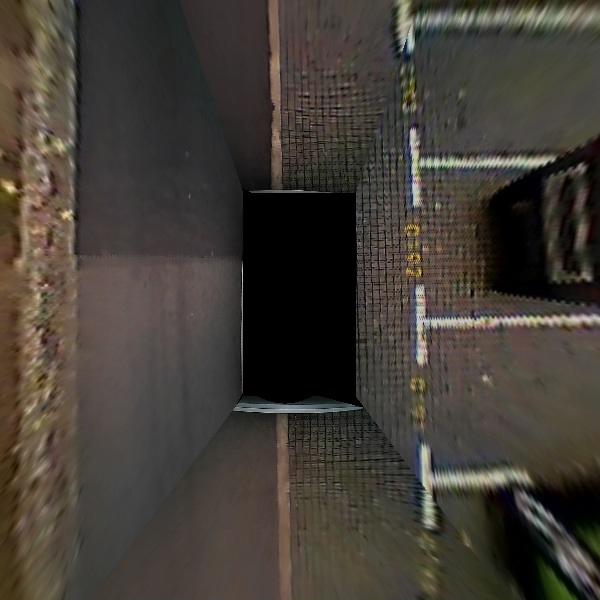
//> input picture 065.bmp, 600 x 600 px
$ ./main 065.bmp 3 3   (built with g++ and OpenCV 4)
//> lines starting //> are read from the running program, lines starting //| are printed output that depends on the picture; after the words box and inside, x2 and y2 are one past the last pixel; in counts of white or black regions, pixels touching at a corner belong together
### radon_transform.hpp
#include "opencv2/core.hpp"

using namespace cv;

  namespace radon {

    /**
     * Flags for range of angles
     * AR_x_y : theta lies in [x, y] ( both x and y inclusive )
     */

    enum RadonAngleRange { AR_1_45 = 1,
                           AR_46_89 = 2,
                           AR_90 = 4,
                           AR_91_135 = 8,
                           AR_136_179 = 16,
                           AR_180 = 32
                        };

    /**
     * Specifies binary operations
     * The enum specifies four binary operations,
     * 				viz. Minimum, Maximum, Average and sum
     * of the Radon transformed images.
     */

    enum RadonOp { RT_MIN = 1,
                   RT_MAX = 2,
                   RT_AVE = 4,
                   RT_SUM = 8
                 };

    /**
     * [radonTransform Computes the Radon transform of the given image]
     * @param src        [Input source image]
     * @param dst        [Output image]
     * @param angleRange [One of the enums, RadonAngleRange, defaults to 63 ( 1 to 180 degrees)]
     * @param operation  [One of the enums, RadonOp, defaults to RT_SUM ( SUM OPERATION )]
     * @param opDst      [Output image of the operation perfomed, defaults to noArray()]
     */
    CV_EXPORTS void radonTransform( InputArray src,
                                    OutputArray dst,
                                    int angleRange = 63,
                                    int operation = RT_SUM,
                                    OutputArray opDst = noArray()
                                  );
  }

### radon_transform.cpp


// Necessary headers

// #include "precomp.hpp"

#include <math.h>
#include <stdlib.h>
#include <string>
#include <iostream>

#include <opencv2/imgproc.hpp>
#include "opencv2/ximgproc.hpp"

#include "radon_transform.hpp"
using namespace cv;


  namespace radon {

/**
 * [trans Function for computing radon transform given a particular angle theta]
 * @param src        [Source image]
 * @param dst        [Destination image]
 * @param m          [Half the columns in src]
 * @param n          [Half the rows in src]
 * @param rhoMax     [Maximum value of rho ( restricted due to finite dimension of the image )]
 * @param theta      [Given value of theta]
 * @param minAngle   [Minimum values of angle for which transform is computed]
 */

template <typename T, int D>
static inline void trans( Mat src,
                          Mat & dst,
                          int m,
                          int n,
                          int rhoMax,
                          int theta,
                          int minAngle
                        ) {
  int rc = rhoMax/2;

  // Computing cos(theta) and sin(theta)
  float cosTh = static_cast<float>(std::cos(theta*CV_PI/180.0));
  float sinTh = static_cast<float>(std::sin(theta*CV_PI/180.0));

  // Slope of the line = tan(90 - theta)
  float a = -cosTh/sinTh;
    // Range: [1, 45]
    if( theta <= 45 ) {
      for(int r = 1; r <= rhoMax; ++r) {
        float rho = (float)(r - rc);
        float b = rho/sinTh;

        int yMax = (std::min((int)(-a*m + b), n-1)),
            yMin = (std::max((int)(a*m + b), -n));

        for(int y = yMin; y <= yMax; ++y) {
          float x = (y - b)/a;
          int xFloor = static_cast<int>(std::floor(x));
          float xUp = x - xFloor;
          float xLow = 1.0f - xUp;
          x = (float)(xFloor);
          x = static_cast<float>(std::max((int)(x), -m));
          x = static_cast<float>(std::min((int)(x), m-2));

          dst.at<float>(rhoMax - r, theta-minAngle) += (float)(xLow)*static_cast<float>(src.at<T>(y + n, (int)(x) + m))
                            + (float)(xUp)*static_cast<float>(src.at<T>(y + n, (int)(x) + m + 1));
        }
      }
    }

    // Range: [46, 90]
    else if( theta <= 89 ) {
      for(int r = 1; r <= rhoMax; ++r) {
        float rho = (float)(r - rc);
        float b = rho/sinTh;

        int xMax = (std::min((int)((-n - b)/a), m-1)),
            xMin = (std::max((int)((n - b)/a), -m));

        for(int x = xMin; x <= xMax; ++x) {
          float y = a*x + b;
          int yFloor = static_cast<int>(std::floor(y));
          float yUp = y - yFloor;
          float yLow = 1.0f - yUp;
          y = (float)(yFloor);
          y = static_cast<float>(std::max((int)(y), -n));
          y = static_cast<float>(std::min((int)(y), n-2));

          dst.at<float>(rhoMax - r, theta-minAngle) += (float)(yLow)*static_cast<float>(src.at<T>((int)(y) + n, x + m))
                          + (float)(yUp)*static_cast<float>(src.at<T>((int)(y) + n + 1, x + m));
        }
      }
    }

    // theta = 90 degrees | Integrating along a horizontal line
    else if( theta == 90 ) {
    for(int r = 1; r <= rhoMax; ++r) {
      float rho = (float)(r - rc);
      float b = rho;

      int xMax = m - 1, xMin = -m;

      for(int x = xMin; x <= xMax; ++x) {
        float y = a*x + b;
        int yFloor = static_cast<int>(std::floor(y));
        float yUp = y - yFloor;
        float yLow = 1.0f - yUp;
        y = (float)(yFloor);
        y = static_cast<float>(std::max((int)(y), -n));
        y = static_cast<float>(std::min((int)(y), n-2));

        dst.at<float>(rhoMax - r, 90-minAngle) += (float)(yLow)*static_cast<float>(src.at<T>((int)(y) + n, x + m))
                          + (float)(yUp)*static_cast<float>(src.at<T>((int)(y) + n + 1, x + m));
      }
    }
  }

    // Range: [91, 135]
    else if( theta <= 135 ) {
      for(int r = 1; r <= rhoMax; ++r) {
        float rho = (float)(r - rc);
        float b = rho/sinTh;

        int xMax = std::min((int)((n - b)/a), m-1),
            xMin = std::max((int)((-n - b)/a), -m);

        for(int x = xMin; x <= xMax; ++x) {
          float y = a*x + b;
          int yFloor = static_cast<int>(std::floor(y));
          float yUp = y - yFloor;
          float yLow = 1.0f - yUp;
          y = (float)(yFloor);
          y = static_cast<float>(std::max((int)(y), -n));
          y = static_cast<float>(std::min((int)(y), n-2));

          dst.at<float>(rhoMax - r, theta-minAngle) += (float)(yLow)*static_cast<float>(src.at<T>((int)(y) + n, x + m))
                              + (float)(yUp)*static_cast<float>(src.at<T>((int)(y) + n + 1, x + m));
        }
      }
    }

    // Range: [136, 179]
    else if( theta <= 179 ) {
      for(int r = 1; r <= rhoMax; ++r) {
        float rho = (float)(r - rc);
        float b = rho/sinTh;

        int yMax = std::min((int)(a*m + b), n-1),
            yMin = std::max((int)(-a*m + b), -n);

        for(int y = yMin; y <= yMax; ++y) {
          float x = (y - b)/a;
          int xFloor = static_cast<int>(std::floor(x));
          float xUp = x - xFloor;
          float xLow = 1.0f - xUp;
          x = (float)(xFloor);
          x = static_cast<float>(std::max((int)(x), -m));
          x = static_cast<float>(std::min((int)(x), m-2));

          dst.at<float>(rhoMax - r, theta-minAngle) += (float)(xLow)*static_cast<float>(src.at<T>(y + n, (int)(x) + m))
                              + (float)(xUp)*static_cast<float>(src.at<T>(y + n, (int)(x) + m + 1));
        }
      }
    }

    // theta = 180 degrees | Integrating along a vertical line
    else if( theta == 180 ) {
      int rhoOffset = static_cast<int>((rhoMax - src.cols)/2);
      for(int x = 1; x <= src.cols; ++x) {
        int r = x + rhoOffset;
        for(int y = 0; y < src.rows; ++y) {
          dst.at<float>(r, 180-minAngle) += static_cast<float>(src.at<T>(y, x-1));
        }
      }
    }
}

/**
 * [setMinMaxAngle Sets the given minimum and maximum angles if they are smaller and higher than the current values respectively]
 * @param currentMinAngle [Current minimum angle]
 * @param currentMaxAngle [Current maximum angle]
 * @param minAngle [Given minimum angle to set as current minimum angle, referenced]
 * @param maxAngle [Given maximum angle to set as current maximum angle, referenced]
 */
static inline void setMinMaxAngle( int & currentMinAngle,
                                   int & currentMaxAngle,
                                   int minAngle,
                                   int maxAngle)
{
  if (minAngle < currentMinAngle)
  {
    currentMinAngle = minAngle;
  }
  if (maxAngle > currentMaxAngle)
  {
    currentMaxAngle = maxAngle;
  }
}

/**
 * [getAngleRange Computes minAngle and maxAngle for given angleRange - AR_x_y]
 * @param angleRange [Given flag for angle range - AR_x_y]
 * @param minAngle   [minAngle, referenced]
 * @param maxAngle   [maxAngle, referenced]
 */

static inline void getAngleRange( int angleRange,
                                  int & minAngle,
                                  int & maxAngle
                                ) {
  minAngle = 180;
  maxAngle = 0;
  if (angleRange & AR_1_45)
  {
    setMinMaxAngle(minAngle, maxAngle, 1, 45);
  }
  if (angleRange & AR_46_89)
  {
    setMinMaxAngle(minAngle, maxAngle, 46, 89);
  }
  if (angleRange & AR_90)
  {
    setMinMaxAngle(minAngle, maxAngle, 90, 90);
  }
  if (angleRange & AR_91_135)
  {
    setMinMaxAngle(minAngle, maxAngle, 91, 135);
  }
  if (angleRange & AR_136_179)
  {
    setMinMaxAngle(minAngle, maxAngle, 136, 179);
  }
  if (angleRange & AR_180)
  {
    setMinMaxAngle(minAngle, maxAngle, 180, 180);
  }
}

template <typename T, int D>
static void rT_T( Mat srcMat,
                  Mat & dstMat,
                  int minAngle,
                  int maxAngle
                ) {
  int rows = srcMat.rows, cols = srcMat.cols;
  int m = cols/2, n = rows/2;

  for(int i = minAngle; i <= maxAngle; ++i) {
    trans<T, D>(srcMat, dstMat, m, n, dstMat.rows - 1, i, minAngle);
  }
}

static void rT( Mat src,
                Mat & dst,
                int minAngle,
                int maxAngle
              ) {
  int const depth = src.depth();
  switch (depth) {
    case CV_8U:
      rT_T<uchar, CV_8UC1>(src, dst, minAngle, maxAngle);
      break;
    case CV_8S:
      rT_T<schar, CV_8SC1>(src, dst, minAngle, maxAngle);
      break;
    case CV_16U:
      rT_T<ushort, CV_16UC1>(src, dst, minAngle, maxAngle);
      break;
    case CV_16S:
      rT_T<short, CV_16SC1>(src, dst, minAngle, maxAngle);
      break;
    case CV_32S:
      rT_T<int, CV_32SC1>(src, dst, minAngle, maxAngle);
      break;
    case CV_32F:
      rT_T<float, CV_32FC1>(src, dst, minAngle, maxAngle);
      break;
    case CV_64F:
      rT_T<double, CV_64FC1>(src, dst, minAngle, maxAngle);
      break;
    default:
      CV_Error_(CV_StsNotImplemented, ("Unknown depth %d", depth));
      break;
  }
}

/**
 * Creates the destination image with appropriate size, channels and depth
 */
static void createDstRadonMat( OutputArray dst,
                               InputArray src,
                               int depth,
                               int minAngle,
                               int maxAngle
                             ) {
  int const rows = src.size().height;
  int const cols = src.size().width;
  int const channels = src.channels();

  if(depth == -1) {
    depth = src.depth();
  }

  int rhoMax = static_cast<int>(std::ceil(std::sqrt(rows*rows + cols*cols)));
  int lenTheta = maxAngle - minAngle + 1;

  dst.create(Size(lenTheta, rhoMax + 1), CV_MAKETYPE(depth, channels));
}

/**
 * [radonTransform Computes the Radon transform of the given image]
 * @param src        [Input source image]
 * @param dst        [Output image]
 * @param angleRange [One of the enums, RadonAngleRange, defaults to 63 ( 1 to 180 degrees)]
 * @param operation  [One of the enums, RadonOp, defaults to RT_SUM ( SUM OPERATION )]
 * @param opDst      [Output image of the operation perfomed, defaults to noArray()]
 */
void radonTransform( InputArray src,
                     OutputArray dst,
                     int angleRange,
                     int operation,
                     OutputArray opDst
                   ) {
  /**
   * Asserting proper width, height and channels.
   * Input should be a one channel image.
   */
  CV_Assert(src.size().width > 0 && src.size().height > 0);
  CV_Assert(src.channels() == 1);

  Mat srcMat = src.getMat().clone();

  int minAngle, maxAngle;
  getAngleRange(angleRange, minAngle, maxAngle);
  createDstRadonMat(dst, src, CV_32F, minAngle, maxAngle);

  Mat dstMat = dst.getMat();
  rT(srcMat, dstMat, minAngle, maxAngle);

  // Operating the Radon transform
  if( opDst.needed() ) {
    opDst.create(Size(maxAngle - minAngle + 1, 1), CV_32F);
    Mat opDstMat = opDst.getMat();

    switch(operation) {
      case RT_MIN:
        reduce(dstMat, opDstMat, 0, REDUCE_MIN);
        break;
      case RT_AVE:
        reduce(dstMat, opDstMat, 0, REDUCE_AVG);
        break;
      case RT_MAX:
        reduce(dstMat, opDstMat, 0, REDUCE_MAX);
        break;
      case RT_SUM:
      default:
        reduce(dstMat, opDstMat, 0, REDUCE_SUM);
        break;
    }
  }
}


  }

### main.cpp
// Necessary headers
#include <math.h>
#include <stdlib.h>
#include <string>
#include <iostream>

#include <opencv2/imgproc.hpp>
#include <opencv2/highgui.hpp>
#include <opencv2/core/utility.hpp>

#include <opencv2/ximgproc.hpp>
#include "radon_transform.hpp"

using namespace radon;
using namespace cv;
using namespace std;

static void help ( const char **argv ) {
  std::cout << std::endl                                                  \
            << "This program demonstrates the usage of Radon transform."  \
            << std::endl << std::endl << "USAGE: " << std::endl           \
            << argv[0] << " <filename> <angle-range-option> <operation>"  \
            << std::endl << std::endl;

  std::cout << "Default for <angle-range-option> computes for "           \
            << "all angles between 1 and 180 degrees."                    \
            << " ( @see cv::ximgproc::RadonAngleRange )" << std::endl     \
            << "Default for <operation> is RT_SUM."                       \
            << " ( @see cv::ximgproc::RadonOp )" << std::endl             \
            << std::endl;                                                 \

}

static bool argParser( int argc, const char **argv,
                       cv::Mat & img,
                       int & radonAngleRange,
                       int & radonOperation ) {
//> called with argc = 4
    if (argc > 4) {
        std::cout << "Incorrect arguments" << std::endl;
        return false;
    }

    const char *filename = argc >= 2 ? argv[1]
                                     : "./test.bmp";
    img = imread(filename, 0);
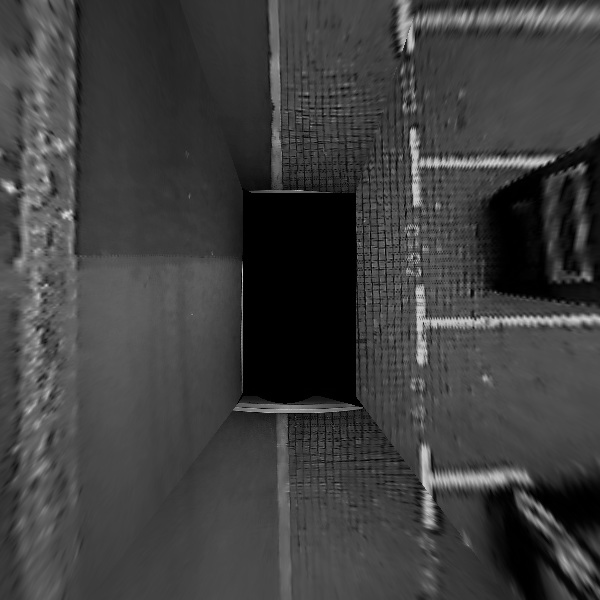
//> img: 600 rows x 600 cols, CV_8UC1; min 0, max 227, mean 62.2
    if( img.empty() ) {
        std::cout << "Unable to load image: " << filename << std::endl;
        return false;
    }

    radonAngleRange = ( argc >= 3 ) ? atoi(argv[2]) : 63;     // 1 to 180 degrees
    radonOperation = ( argc >= 4 ) ? atoi(argv[3]) : RT_SUM;  // Sum up elements

    return true;
}

int main( int argc, const char ** argv ) {

  cv::Mat img;
  int radonAngleRange, radonOperation;

  // Display help
  help( argv );

  if( !argParser( argc, argv, img, radonAngleRange, radonOperation) ) {
    return -1;
  }
//> radonAngleRange = 3; radonOperation = 3

  cv::Mat radonTr, operImg;

  // Computing the Radon transform with appropriate params
  radonTransform( img, radonTr, radonAngleRange, radonOperation, operImg );
//> in radonTransform, `getAngleRange(angleRange, minAngle, maxAngle);`: minAngle = 1; maxAngle = 89
//> in radonTransform, `createDstRadonMat(dst, src, CV_32F, minAngle, maxAngle);`: dst: 850 rows x 89 cols, CV_32FC1; every value is 0
//> the loop in rT_T, `for(int i = minAngle; i <= maxAngle; ++i)` made 89 passes
//> (cosTh in trans, sinTh in trans, a in trans) on pass 1: (1, 0.0175, -57.29)
//> pass 1, in rT_T, `trans<T, D>(srcMat, dstMat, m, n, dstMat.rows - 1, i, minAngle);`:
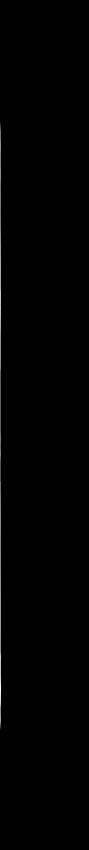
//> dstMat: 850 rows x 89 cols, CV_32FC1; min 0, max 66624.2, mean 295.8; drawn with min black and max white
//> pass 2, in rT_T, `trans<T, D>(srcMat, dstMat, m, n, dstMat.rows - 1, i, minAngle);`:
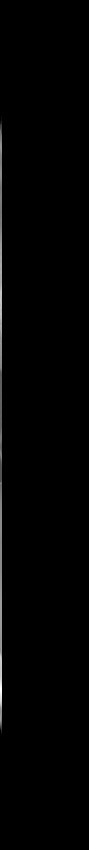
//> dstMat: 850 rows x 89 cols, CV_32FC1; 0.82% of pixels changed, all inside (x1, y1, x2, y2) = (1, 115, 2, 736); drawn with min black and max white
//> pass 3, in rT_T, `trans<T, D>(srcMat, dstMat, m, n, dstMat.rows - 1, i, minAngle);`:
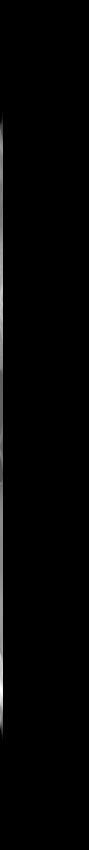
//> dstMat: 850 rows x 89 cols, CV_32FC1; 0.83% of pixels changed, all inside (x1, y1, x2, y2) = (2, 110, 3, 741); drawn with min black and max white
//> after the loop in rT_T, `for(int i = minAngle; i <= maxAngle; ++i)`:
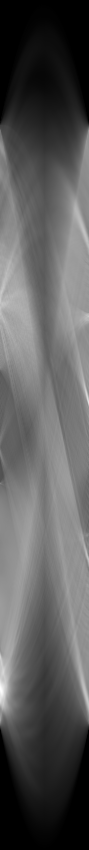
//> dstMat: 850 rows x 89 cols, CV_32FC1; min 0, max 66624.2, mean 23697.4; drawn with min black and max white
//> in radonTransform, `reduce(dstMat, opDstMat, 0, REDUCE_SUM);`: opDstMat = 89 values, max 22387628 at index 88, min 15855061 at index 44, mean 20142778
//> operImg has the same summary as opDstMat in radonTransform

  // Mat for displaying the Radon transform
  cv::Mat radonTrDisp;

  double minVal, maxVal;
  minMaxLoc(radonTr, &minVal, &maxVal);
//> minVal = 0; maxVal = 66624.2

  // Normalizing radonTr so as to display as a CV_8U image
  radonTr -= minVal;
  radonTr.convertTo( radonTrDisp, CV_8U, 255.0/(maxVal-minVal) );

  // Normalizing operImg so as to display as a CV_8U image
  minMaxLoc(operImg, &minVal, &maxVal);
//> minVal = 15855061; maxVal = 22387628
  operImg -= minVal;
//> operImg = 89 values, max 6532567 at index 88, min 0 at index 44, mean 4287716
  operImg.convertTo(operImg, CV_8U, 255.0/(maxVal-minVal));
//> operImg = 89 values, max 255 at index 0, min 0 at index 44, mean 167.4

  // Displaying the images
  cv::imshow("Input", img);
  cv::imshow("Radon transform", radonTrDisp);
  cv::imshow("Operation(image)", operImg);

  cv::waitKey(0);
  cv::destroyAllWindows();

  return 0;
}
